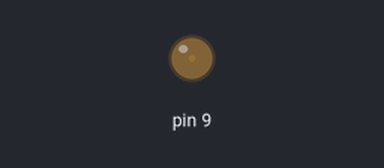
This sketch was run on a simulated Arduino Uno, built with avr-gcc and run on an emulated ATmega328P. Shown: output pins drawn as LEDs (lit = HIGH). What the sketch prints to the serial monitor is not drawn.

Above: at 0.05 s.
At 1.2 s:
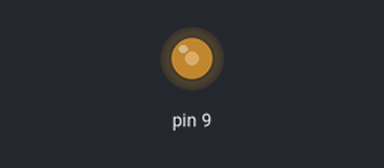
At 2.35 s:
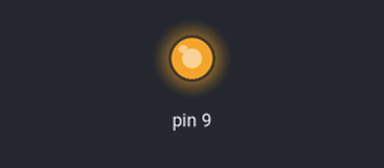
At 4.65 s:
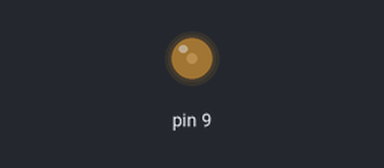
Timing chart, 0 to 6.8 s (numbered marks = the images above):
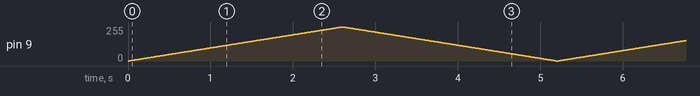

The sketch:

Lesson27-1.ino
```cpp
/*
27 模拟输出3 - for
太极创客
www.taichi-maker.com

此程序用于太极创客<<零基础入门学用Arduino教程>>
27 模拟输出3 - for

演示如何通过for循环语句实现LED明暗交替（呼吸灯）效果。

2017-04-28
*/
void setup() {
  pinMode(9, OUTPUT);      //设置9号引脚为输出模式
  Serial.begin(9600);     //启动串口通讯
}

void loop() {
  // LED由暗到明
  for (int brightness = 0; brightness <= 255; brightness++){
    analogWrite(9, brightness);
    Serial.println(brightness);
    delay(10);
  }

  // LED由明到暗
  for (int brightness = 255; brightness >=0 ; brightness--){
    analogWrite(9, brightness);
    Serial.println(brightness);
    delay(10);
  }
}
```
